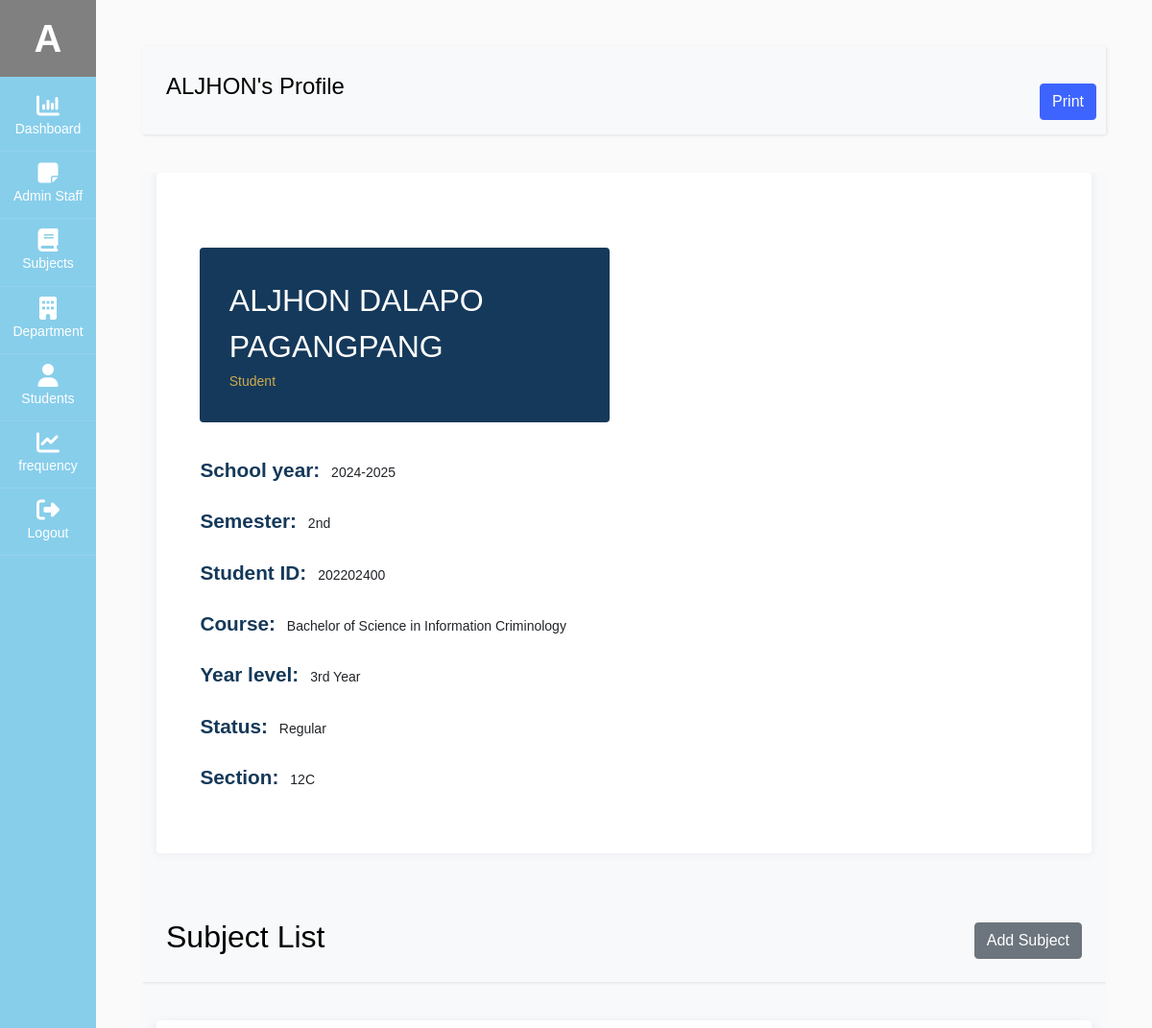
/admin/view_student_info.php?stud_id=202202400 (signed in, upper part), run on an earlier commit of the app's database.
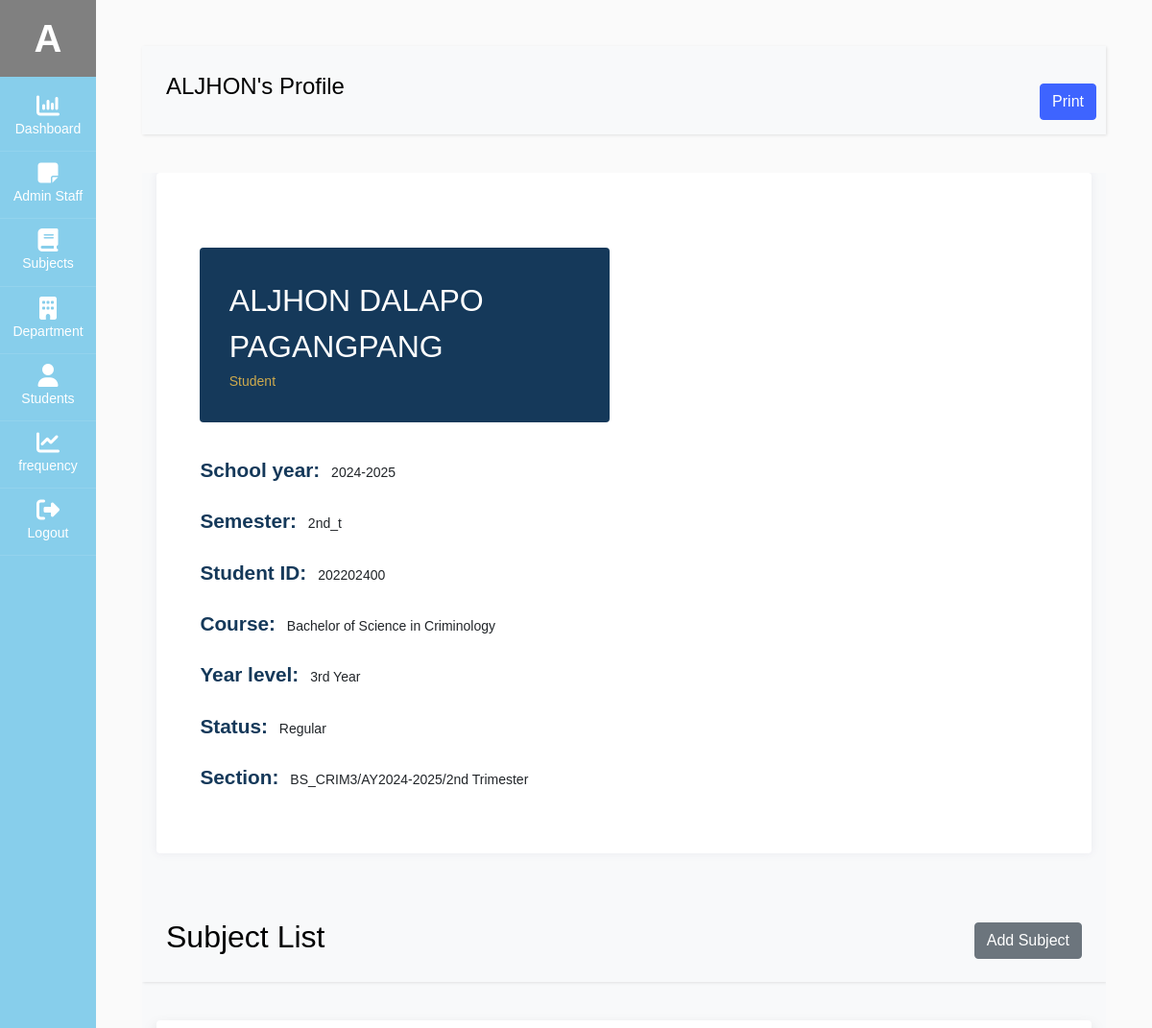
And on a later commit of the database.
### tables this page shows
CREATE TABLE `student` (
  `stud_id` int(11) NOT NULL,
  `stud_course` text NOT NULL,
  `stud_fname` varchar(60) NOT NULL,
  `stud_mname` varchar(60) DEFAULT NULL,
  `stud_lname` varchar(60) NOT NULL,
  `stud_phone` varchar(60) NOT NULL,
  `stud_bday` date NOT NULL,
  `stud_address` varchar(60) NOT NULL,
  `stud_gender` varchar(60) NOT NULL,
  `stud_year_level` varchar(60) NOT NULL,
  `stud_section` varchar(60) NOT NULL,
  `stud_sem` varchar(60) NOT NULL,
  `stud_academic_status` varchar(60) NOT NULL,
  `stud_school_year` varchar(255) NOT NULL,
  `stud_status` int(11) NOT NULL DEFAULT 1
);

### db/db.php (called while the page is built, shortened)
<?php
class db_connect
{
    public $host = db_host;
    public $user = db_user;
    public $pass = db_pass;
    public $name = db_name;
    public function connect()
    {
        try {
            $this->conn = new mysqli($this->host, $this->user, $this->pass, $this->name);
        } catch (\Throwable $th) {
            header("Location:setup.php");
        }
    }
}

### db/class.php (called while the page is built, shortened)
<?php
include('db.php');
class global_class extends db_connect
{
    public function get_student_info($stud_id)
    {
        $query = $this->conn->prepare("SELECT * FROM `student` where stud_status='1' and stud_id='$stud_id'");
        if ($query->execute()) {
            $result = $query->get_result();
            return $result;
        }
    }
}

### admin/view_student_info.php (the view, shortened to what this page needs)
<?php
include('../components/admin-header.php');
$stud_id=$_GET['stud_id'];
 $get_student_info = $admin_db->get_student_info($stud_id);
  $student = $get_student_info->fetch_array();
  $fullname = $student['stud_fname'] . ' ' . $student['stud_mname'] . ' ' . $student['stud_lname'];
  $stud_course=$student['stud_course'];
  $stud_year_level=$student['stud_year_level'];
  $stud_sy=$student['stud_school_year'];
  $stud_sem=$student['stud_sem'];
  $stud_academic_status=$student['stud_academic_status'];
  $stud_section=$student['stud_section'];
?>
<link rel="stylesheet" href="../css/view_student_info.css">
<link rel="stylesheet" href="../css/grading_layout.css">
<link href="../node_modules/select2/dist/css/select2.min.css" rel="stylesheet" />
<div id="content" class="p-4 p-md-5">
<nav class="navbar navbar-expand-lg navbar-light bg-light" >
  <div class="container-fluid" >
    <h4><?=ucfirst($student['stud_fname']);?>'s Profile</h4>
  </div>
                            <div class="text-center mt-4">
                                <button class="btn btn-primary print-hidden" onclick="printContent()">Print</button>
                            </div>
</nav>
    <section class="bg-light">
        <div class="container resume-container" >
            <div class="row" >
                <div class="col-lg-12 mb-4 mb-sm-5" >
                    <div class="card card-style1 border-0" >
                        <div class="card-body p-1-9 p-sm-2-3 p-md-6 p-lg-7"  >
                            <div class="container mt-5" id="print-section" >
                                <div class="row align-items-center">
                                    <div class="col-lg-6 px-xl-10">
                                        <div class="bg-secondary d-lg-inline-block py-1-9 px-1-9 px-sm-6 mb-1-9 rounded group1">
                                            <h3 class="h2 text-white mb-0 fullname"><?= ucfirst($fullname) ?></h3>
                                            <span class="text-primary occupation">Student</span>
                                        </div>
                                        <ul class="list-unstyled mb-1-9">
                                            <li class="mb-2 mb-xl-3 display-28"><span class="display-26 text-secondary me-2 font-weight-600">School year:</span> <?= ucfirst($stud_sy) ?></li>
                                            <li class="mb-2 mb-xl-3 display-28"><span class="display-26 text-secondary me-2 font-weight-600">Semester:</span> <?=$stud_sem?></li>
                                            <li class="mb-2 mb-xl-3 display-28"><span class="display-26 text-secondary me-2 font-weight-600">Student ID:</span> <?= $stud_id ?></li>
                                            <li class="mb-2 mb-xl-3 display-28"><span class="display-26 text-secondary me-2 font-weight-600">Course:</span> <?=$stud_course?></li>
                                            <li class="mb-2 mb-xl-3 display-28"><span class="display-26 text-secondary me-2 font-weight-600">Year level:</span> <?=$stud_year_level?></li>
                                            <li class="mb-2 mb-xl-3 display-28"><span class="display-26 text-secondary me-2 font-weight-600">Status:</span> <?=$stud_academic_status?></li>
                                            <li class="mb-2 mb-xl-3 display-28"><span class="display-26 text-secondary me-2 font-weight-600">Section:</span> <?=$stud_section?></li>
                                        </ul>
                                    </div>
                                </div>
                            </div>
                        </div>
                    </div>
                </div>
            </div>
        </div>
    </section>
<section class="bg-light">
    <div class="container">
        <div class="row">
        <nav class="navbar navbar-expand-lg navbar-light bg-light" >
            <div class="container-fluid " >
              <h2> Subject List</h2>
              <button type="button" class="togglerAddSubjectForStudent btn btn-secondary" data-toggle="modal" data-target=".add-StudentSubject-modal" data-stud_id="<?=$stud_id?>">Add Subject</button>
            </div>
        </nav>
            <div class="container" id="listGrade">
            <div class="table-responsive shadow p-3 mb-5 bg-white rounded">
</div>
            </div>
        </div>
    </div>
</section>
                </div>

What changed in the data, as far as the page shows it:
changed student "ALJHON DALAPO PAGANGPANG": stud_sem "2nd" → "2nd_t"; stud_course "Bachelor of Science in Information Criminology" → "Bachelor of Science in Criminology"; stud_section "12C" → "BS_CRIM3/AY2024-2025/2nd Trimester"
